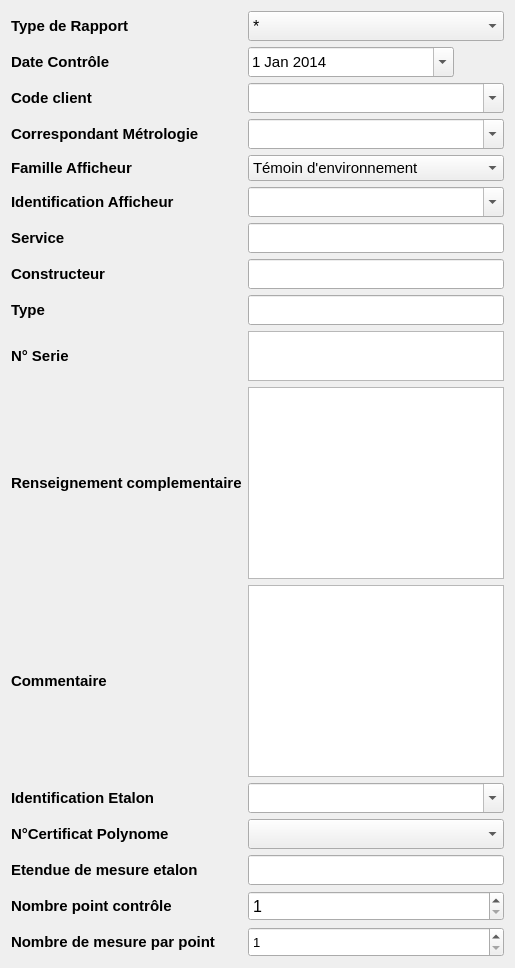
      <widget class="QWidget" name="tab">
       <property name="baseSize">
        <size>
         <width>0</width>
         <height>0</height>
        </size>
       </property>
       <property name="font">
        <font>
         <pointsize>10</pointsize>
         <weight>50</weight>
         <bold>false</bold>
        </font>
       </property>
       <attribute name="title">
        <string>Configuration</string>
       </attribute>
       <layout class="QGridLayout" name="gridLayout_3">
        <item row="12" column="0">
         <widget class="QLabel" name="label_17">
          <property name="sizePolicy">
           <sizepolicy hsizetype="Fixed" vsizetype="Expanding">
            <horstretch>0</horstretch>
            <verstretch>0</verstretch>
           </sizepolicy>
          </property>
          <property name="maximumSize">
           <size>
            <width>16777215</width>
            <height>30</height>
           </size>
          </property>
          <property name="font">
           <font>
            <pointsize>11</pointsize>
            <weight>75</weight>
            <bold>true</bold>
           </font>
          </property>
          <property name="text">
           <string>&lt;html&gt;&lt;head/&gt;&lt;body&gt;&lt;p&gt;Identification Etalon&lt;/p&gt;&lt;/body&gt;&lt;/html&gt;</string>
          </property>
         </widget>
        </item>
        <item row="12" column="1">
         <widget class="ExtendedCombo" name="comboBox_ident_etalon">
          <property name="enabled">
           <bool>true</bool>
          </property>
          <property name="minimumSize">
           <size>
            <width>0</width>
            <height>30</height>
           </size>
          </property>
          <property name="font">
           <font>
            <pointsize>12</pointsize>
           </font>
          </property>
          <property name="editable">
           <bool>true</bool>
          </property>
         </widget>
        </item>
        <item row="10" column="0">
         <widget class="QLabel" name="label_35">
          <property name="sizePolicy">
           <sizepolicy hsizetype="Fixed" vsizetype="Preferred">
            <horstretch>0</horstretch>
            <verstretch>0</verstretch>
           </sizepolicy>
          </property>
          <property name="font">
           <font>
            <pointsize>11</pointsize>
            <weight>75</weight>
            <bold>true</bold>
           </font>
          </property>
          <property name="text">
           <string>Renseignement complementaire</string>
          </property>
         </widget>
        </item>
        <item row="10" column="1">
         <widget class="QTextEdit" name="textEdit_renseignement_complementaire">
          <property name="sizePolicy">
           <sizepolicy hsizetype="Expanding" vsizetype="Expanding">
            <horstretch>0</horstretch>
            <verstretch>0</verstretch>
           </sizepolicy>
          </property>
          <property name="minimumSize">
           <size>
            <width>0</width>
            <height>0</height>
           </size>
          </property>
          <property name="maximumSize">
           <size>
            <width>16777215</width>
            <height>16777215</height>
           </size>
          </property>
          <property name="font">
           <font>
            <pointsize>12</pointsize>
           </font>
          </property>
         </widget>
        </item>
        <item row="11" column="0">
         <widget class="QLabel" name="label_36">
          <property name="sizePolicy">
           <sizepolicy hsizetype="Fixed" vsizetype="Preferred">
            <horstretch>0</horstretch>
            <verstretch>0</verstretch>
           </sizepolicy>
          </property>
          <property name="font">
           <font>
            <pointsize>11</pointsize>
            <weight>75</weight>
            <bold>true</bold>
           </font>
          </property>
          <property name="text">
           <string>Commentaire</string>
          </property>
         </widget>
        </item>
        <item row="7" column="1">
         <widget class="QLineEdit" name="lineEdit_constructeur">
          <property name="minimumSize">
           <size>
            <width>0</width>
            <height>30</height>
           </size>
          </property>
          <property name="font">
           <font>
            <pointsize>12</pointsize>
           </font>
          </property>
         </widget>
        </item>
        <item row="11" column="1">
         <widget class="QTextEdit" name="textEdit_commentaire">
          <property name="sizePolicy">
           <sizepolicy hsizetype="Expanding" vsizetype="Expanding">
            <horstretch>0</horstretch>
            <verstretch>0</verstretch>
           </sizepolicy>
          </property>
          <property name="maximumSize">
           <size>
            <width>16777215</width>
            <height>16777215</height>
           </size>
          </property>
          <property name="font">
           <font>
            <pointsize>12</pointsize>
           </font>
          </property>
         </widget>
        </item>
        <item row="8" column="1">
         <widget class="QLineEdit" name="lineEdit_type">
          <property name="minimumSize">
           <size>
            <width>0</width>
            <height>30</height>
           </size>
          </property>
          <property name="font">
           <font>
            <pointsize>12</pointsize>
           </font>
          </property>
         </widget>
        </item>
        <item row="9" column="1">
         <widget class="QTextEdit" name="textEdit_n_serie">
          <property name="sizePolicy">
           <sizepolicy hsizetype="Expanding" vsizetype="Minimum">
            <horstretch>0</horstretch>
            <verstretch>0</verstretch>
           </sizepolicy>
          </property>
          <property name="maximumSize">
           <size>
            <width>16777215</width>
            <height>50</height>
           </size>
          </property>
          <property name="font">
           <font>
            <pointsize>12</pointsize>
           </font>
          </property>
         </widget>
        </item>
        <item row="9" column="0">
         <widget class="QLabel" name="label_13">
          <property name="sizePolicy">
           <sizepolicy hsizetype="Fixed" vsizetype="Expanding">
            <horstretch>0</horstretch>
            <verstretch>0</verstretch>
           </sizepolicy>
          </property>
          <property name="minimumSize">
           <size>
            <width>200</width>
            <height>0</height>
           </size>
          </property>
          <property name="maximumSize">
           <size>
            <width>16777215</width>
            <height>30</height>
           </size>
          </property>
          <property name="font">
           <font>
            <pointsize>11</pointsize>
            <weight>75</weight>
            <bold>true</bold>
           </font>
          </property>
          <property name="text">
           <string>&lt;html&gt;&lt;head/&gt;&lt;body&gt;&lt;p&gt;N° Serie&lt;/p&gt;&lt;/body&gt;&lt;/html&gt;</string>
          </property>
         </widget>
        </item>
        <item row="7" column="0">
         <widget class="QLabel" name="label_33">
          <property name="sizePolicy">
           <sizepolicy hsizetype="Fixed" vsizetype="Preferred">
            <horstretch>0</horstretch>
            <verstretch>0</verstretch>
           </sizepolicy>
          </property>
          <property name="font">
           <font>
            <pointsize>11</pointsize>
            <weight>75</weight>
            <bold>true</bold>
           </font>
          </property>
          <property name="text">
           <string>Constructeur</string>
          </property>
         </widget>
        </item>
        <item row="8" column="0">
         <widget class="QLabel" name="label_34">
          <property name="sizePolicy">
           <sizepolicy hsizetype="Fixed" vsizetype="Preferred">
            <horstretch>0</horstretch>
            <verstretch>0</verstretch>
           </sizepolicy>
          </property>
          <property name="font">
           <font>
            <pointsize>11</pointsize>
            <weight>75</weight>
            <bold>true</bold>
           </font>
          </property>
          <property name="text">
           <string>Type</string>
          </property>
         </widget>
        </item>
        <item row="6" column="0">
         <widget class="QLabel" name="label_39">
          <property name="sizePolicy">
           <sizepolicy hsizetype="Fixed" vsizetype="Preferred">
            <horstretch>0</horstretch>
            <verstretch>0</verstretch>
           </sizepolicy>
          </property>
          <property name="font">
           <font>
            <pointsize>11</pointsize>
            <weight>75</weight>
            <bold>true</bold>
           </font>
          </property>
          <property name="text">
           <string>Service</string>
          </property>
         </widget>
        </item>
        <item row="6" column="1">
         <widget class="QLineEdit" name="lineEdit_service">
          <property name="minimumSize">
           <size>
            <width>0</width>
            <height>30</height>
           </size>
          </property>
          <property name="font">
           <font>
            <pointsize>12</pointsize>
           </font>
          </property>
         </widget>
        </item>
        <item row="15" column="1">
         <widget class="QSpinBox" name="spinBox">
          <property name="minimumSize">
           <size>
            <width>0</width>
            <height>30</height>
           </size>
          </property>
          <property name="font">
           <font>
            <pointsize>12</pointsize>
           </font>
          </property>
          <property name="minimum">
           <number>1</number>
          </property>
          <property name="maximum">
           <number>3</number>
          </property>
         </widget>
        </item>
        <item row="15" column="0">
         <widget class="QLabel" name="label_30">
          <property name="sizePolicy">
           <sizepolicy hsizetype="Fixed" vsizetype="Expanding">
            <horstretch>0</horstretch>
            <verstretch>0</verstretch>
           </sizepolicy>
          </property>
          <property name="maximumSize">
           <size>
            <width>16777215</width>
            <height>30</height>
           </size>
          </property>
          <property name="font">
           <font>
            <pointsize>11</pointsize>
            <weight>75</weight>
            <bold>true</bold>
           </font>
          </property>
          <property name="text">
           <string>&lt;html&gt;&lt;head/&gt;&lt;body&gt;&lt;p&gt;Nombre point contrôle&lt;/p&gt;&lt;/body&gt;&lt;/html&gt;</string>
          </property>
         </widget>
        </item>
        <item row="14" column="1">
         <widget class="QLineEdit" name="lineEdit_etendu">
          <property name="minimumSize">
           <size>
            <width>0</width>
            <height>30</height>
           </size>
          </property>
          <property name="font">
           <font>
            <pointsize>12</pointsize>
           </font>
          </property>
         </widget>
        </item>
        <item row="14" column="0">
         <widget class="QLabel" name="label_47">
          <property name="sizePolicy">
           <sizepolicy hsizetype="Fixed" vsizetype="Preferred">
            <horstretch>0</horstretch>
            <verstretch>0</verstretch>
           </sizepolicy>
          </property>
          <property name="font">
           <font>
            <pointsize>11</pointsize>
            <weight>75</weight>
            <bold>true</bold>
           </font>
          </property>
          <property name="text">
           <string>Etendue de mesure etalon</string>
          </property>
         </widget>
        </item>
        <item row="13" column="1">
         <widget class="QComboBox" name="comboBox_ce_etal">
          <property name="minimumSize">
           <size>
            <width>0</width>
            <height>30</height>
           </size>
          </property>
          <property name="font">
           <font>
            <pointsize>12</pointsize>
           </font>
          </property>
         </widget>
        </item>
        <item row="13" column="0">
         <widget class="QLabel" name="label_32">
          <property name="sizePolicy">
           <sizepolicy hsizetype="Fixed" vsizetype="Preferred">
            <horstretch>0</horstretch>
            <verstretch>0</verstretch>
           </sizepolicy>
          </property>
          <property name="font">
           <font>
            <pointsize>11</pointsize>
            <weight>75</weight>
            <bold>true</bold>
           </font>
          </property>
          <property name="text">
           <string>&lt;html&gt;&lt;head/&gt;&lt;body&gt;&lt;p&gt;N°Certificat Polynome&lt;/p&gt;&lt;/body&gt;&lt;/html&gt;</string>
          </property>
         </widget>
        </item>
        <item row="5" column="0">
         <widget class="QLabel" name="label_11">
          <property name="sizePolicy">
           <sizepolicy hsizetype="Fixed" vsizetype="Preferred">
            <horstretch>0</horstretch>
            <verstretch>0</verstretch>
           </sizepolicy>
          </property>
          <property name="maximumSize">
           <size>
            <width>16777215</width>
            <height>30</height>
           </size>
          </property>
          <property name="font">
           <font>
            <pointsize>11</pointsize>
            <weight>75</weight>
            <bold>true</bold>
           </font>
          </property>
          <property name="text">
           <string>&lt;html&gt;&lt;head/&gt;&lt;body&gt;&lt;p&gt;Identification Afficheur&lt;/p&gt;&lt;/body&gt;&lt;/html&gt;</string>
          </property>
          <property name="alignment">
           <set>Qt::AlignLeading|Qt::AlignLeft|Qt::AlignVCenter</set>
          </property>
         </widget>
        </item>
        <item row="5" column="1">
         <widget class="ExtendedCombo" name="comboBox_identification">
          <property name="enabled">
           <bool>true</bool>
          </property>
          <property name="sizePolicy">
           <sizepolicy hsizetype="Preferred" vsizetype="Expanding">
            <horstretch>0</horstretch>
            <verstretch>0</verstretch>
           </sizepolicy>
          </property>
          <property name="minimumSize">
           <size>
            <width>0</width>
            <height>30</height>
           </size>
          </property>
          <property name="maximumSize">
           <size>
            <width>16777215</width>
            <height>30</height>
           </size>
          </property>
          <property name="font">
           <font>
            <pointsize>12</pointsize>
           </font>
          </property>
          <property name="mouseTracking">
           <bool>true</bool>
          </property>
          <property name="acceptDrops">
           <bool>true</bool>
          </property>
          <property name="editable">
           <bool>true</bool>
          </property>
         </widget>
        </item>
        <item row="4" column="0">
         <widget class="QLabel" name="label_31">
          <property name="sizePolicy">
           <sizepolicy hsizetype="Fixed" vsizetype="Expanding">
            <horstretch>0</horstretch>
            <verstretch>0</verstretch>
           </sizepolicy>
          </property>
          <property name="maximumSize">
           <size>
            <width>16777215</width>
            <height>30</height>
           </size>
          </property>
          <property name="font">
           <font>
            <pointsize>11</pointsize>
            <weight>75</weight>
            <bold>true</bold>
           </font>
          </property>
          <property name="text">
           <string>&lt;html&gt;&lt;head/&gt;&lt;body&gt;&lt;p&gt;Famille Afficheur&lt;/p&gt;&lt;/body&gt;&lt;/html&gt;</string>
          </property>
         </widget>
        </item>
        <item row="4" column="1">
         <widget class="QComboBox" name="comboBox_famille_afficheur">
          <property name="enabled">
           <bool>true</bool>
          </property>
          <property name="font">
           <font>
            <pointsize>11</pointsize>
           </font>
          </property>
          <property name="mouseTracking">
           <bool>true</bool>
          </property>
          <property name="editable">
           <bool>false</bool>
          </property>
          <item>
           <property name="text">
            <string>Témoin d'environnement</string>
           </property>
          </item>
          <item>
           <property name="text">
            <string>Sonde alarme température</string>
           </property>
          </item>
          <item>
           <property name="text">
            <string>Afficheur de température</string>
           </property>
          </item>
          <item>
           <property name="text">
            <string>Afficheur de temps</string>
           </property>
          </item>
          <item>
           <property name="text">
            <string>Afficheur de vitesse</string>
           </property>
          </item>
         </widget>
        </item>
        <item row="16" column="0">
         <widget class="QLabel" name="label_37">
          <property name="sizePolicy">
           <sizepolicy hsizetype="Preferred" vsizetype="Expanding">
            <horstretch>0</horstretch>
            <verstretch>0</verstretch>
           </sizepolicy>
          </property>
          <property name="font">
           <font>
            <pointsize>11</pointsize>
            <weight>75</weight>
            <bold>true</bold>
           </font>
          </property>
          <property name="text">
           <string>Nombre de mesure par point</string>
          </property>
         </widget>
        </item>
        <item row="16" column="1">
         <widget class="QSpinBox" name="spinBox_2">
          <property name="sizePolicy">
           <sizepolicy hsizetype="Minimum" vsizetype="Fixed">
            <horstretch>0</horstretch>
            <verstretch>0</verstretch>
           </sizepolicy>
          </property>
          <property name="minimumSize">
           <size>
            <width>0</width>
            <height>30</height>
           </size>
          </property>
          <property name="font">
           <font>
            <pointsize>10</pointsize>
           </font>
          </property>
          <property name="minimum">
           <number>1</number>
          </property>
          <property name="maximum">
           <number>20</number>
          </property>
         </widget>
        </item>
        <item row="0" column="0">
         <widget class="QLabel" name="label_43">
          <property name="sizePolicy">
           <sizepolicy hsizetype="Fixed" vsizetype="Expanding">
            <horstretch>0</horstretch>
            <verstretch>0</verstretch>
           </sizepolicy>
          </property>
          <property name="font">
           <font>
            <pointsize>11</pointsize>
            <weight>75</weight>
            <bold>true</bold>
           </font>
          </property>
          <property name="text">
           <string>Type de Rapport</string>
          </property>
         </widget>
        </item>
        <item row="3" column="1">
         <widget class="ExtendedCombo" name="comboBox_cmr">
          <property name="minimumSize">
           <size>
            <width>0</width>
            <height>30</height>
           </size>
          </property>
          <property name="font">
           <font>
            <pointsize>12</pointsize>
           </font>
          </property>
          <property name="editable">
           <bool>true</bool>
          </property>
         </widget>
        </item>
        <item row="3" column="0">
         <widget class="QLabel" name="label_16">
          <property name="sizePolicy">
           <sizepolicy hsizetype="Fixed" vsizetype="Expanding">
            <horstretch>0</horstretch>
            <verstretch>0</verstretch>
           </sizepolicy>
          </property>
          <property name="maximumSize">
           <size>
            <width>16777215</width>
            <height>30</height>
           </size>
          </property>
          <property name="font">
           <font>
            <pointsize>11</pointsize>
            <weight>75</weight>
            <bold>true</bold>
           </font>
          </property>
          <property name="text">
           <string>&lt;html&gt;&lt;head/&gt;&lt;body&gt;&lt;p&gt;Correspondant Métrologie&lt;/p&gt;&lt;/body&gt;&lt;/html&gt;</string>
          </property>
          <property name="alignment">
           <set>Qt::AlignLeading|Qt::AlignLeft|Qt::AlignVCenter</set>
          </property>
         </widget>
        </item>
        <item row="0" column="1">
         <widget class="QComboBox" name="comboBox_type_rapport">
          <property name="sizePolicy">
           <sizepolicy hsizetype="Preferred" vsizetype="Fixed">
            <horstretch>0</horstretch>
            <verstretch>0</verstretch>
           </sizepolicy>
          </property>
          <property name="minimumSize">
           <size>
            <width>0</width>
            <height>30</height>
           </size>
          </property>
          <property name="font">
           <font>
            <pointsize>12</pointsize>
           </font>
          </property>
          <item>
           <property name="text">
            <string>*</string>
           </property>
          </item>
          <item>
           <property name="text">
            <string>Certificat d'étalonnage</string>
           </property>
          </item>
          <item>
           <property name="text">
            <string>Rapport de qualification</string>
           </property>
          </item>
         </widget>
        </item>
        <item row="1" column="0">
         <widget class="QLabel" name="label_7">
          <property name="sizePolicy">
           <sizepolicy hsizetype="Fixed" vsizetype="Preferred">
            <horstretch>0</horstretch>
            <verstretch>0</verstretch>
           </sizepolicy>
          </property>
          <property name="maximumSize">
           <size>
            <width>16777215</width>
            <height>30</height>
           </size>
          </property>
          <property name="font">
           <font>
            <pointsize>11</pointsize>
            <weight>75</weight>
            <bold>true</bold>
           </font>
          </property>
          <property name="text">
           <string>&lt;html&gt;&lt;head/&gt;&lt;body&gt;&lt;p&gt;Date Contrôle&lt;/p&gt;&lt;/body&gt;&lt;/html&gt;</string>
          </property>
          <property name="alignment">
           <set>Qt::AlignLeading|Qt::AlignLeft|Qt::AlignVCenter</set>
          </property>
         </widget>
        </item>
        <item row="2" column="0">
         <widget class="QLabel" name="label_38">
          <property name="sizePolicy">
           <sizepolicy hsizetype="Fixed" vsizetype="Expanding">
            <horstretch>0</horstretch>
            <verstretch>0</verstretch>
           </sizepolicy>
          </property>
          <property name="font">
           <font>
            <pointsize>11</pointsize>
            <weight>75</weight>
            <bold>true</bold>
           </font>
          </property>
          <property name="text">
           <string>Code client</string>
          </property>
         </widget>
        </item>
        <item row="2" column="1">
         <widget class="QComboBox" name="comboBox_code_client">
          <property name="enabled">
           <bool>true</bool>
          </property>
          <property name="minimumSize">
           <size>
            <width>0</width>
            <height>30</height>
           </size>
          </property>
          <property name="font">
           <font>
            <pointsize>12</pointsize>
           </font>
          </property>
          <property name="editable">
           <bool>true</bool>
          </property>
         </widget>
        </item>
        <item row="1" column="1">
         <layout class="QHBoxLayout" name="horizontalLayout">
          <property name="spacing">
           <number>11</number>
          </property>
          <item>
           <widget class="QDateEdit" name="dateEdit">
            <property name="minimumSize">
             <size>
              <width>206</width>
              <height>30</height>
             </size>
            </property>
            <property name="maximumSize">
             <size>
              <width>16777215</width>
              <height>30</height>
             </size>
            </property>
            <property name="font">
             <font>
              <pointsize>11</pointsize>
             </font>
            </property>
            <property name="date">
             <date>
              <year>2014</year>
              <month>1</month>
              <day>1</day>
             </date>
            </property>
            <property name="calendarPopup">
             <bool>true</bool>
            </property>
           </widget>
          </item>
          <item>
           <spacer name="horizontalSpacer">
            <property name="orientation">
             <enum>Qt::Horizontal</enum>
            </property>
            <property name="sizeHint" stdset="0">
             <size>
              <width>40</width>
              <height>20</height>
             </size>
            </property>
           </spacer>
          </item>
         </layout>
        </item>
       </layout>
      </widget>
